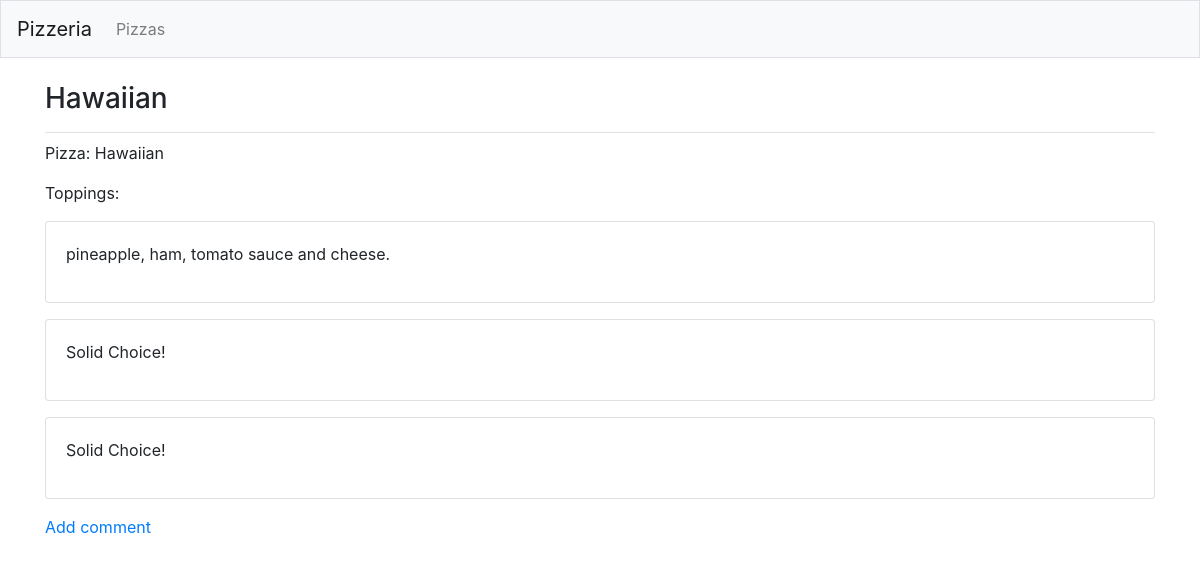
/pizzas/1/, run on the app's committed database.
### pizzas/models.py (models this page shows, shortened)
class Pizza(models.Model):
    text = models.CharField(max_length=200)
    date_added = models.DateTimeField(auto_now_add=True)
    def __str__(self):
        return self.text

class Topping(models.Model):
    pizza = models.ForeignKey(Pizza,on_delete=models.CASCADE)
    text = models.TextField()
    date_added = models.DateTimeField(auto_now_add=True)
    class Meta:
        verbose_name_plural = 'toppings'

### pizzas/views.py (the view)
# urls.py: path('pizzas/<int:pizza_id>/',views.pizza,name='pizza'),
def pizza(request,pizza_id):
    pizza = Pizza.objects.get(id=pizza_id)
    toppings = pizza.topping_set.order_by('date_added')
    context = {'pizza':pizza, 'toppings':toppings}
    return render(request,'pizzas/pizza.html', context)

### pizzas/templates/pizzas/pizza.html
{% extends "pizzas/base.html" %}
{% block page_header %}
<h3>{{ pizza }}</h3>
{% endblock page_header %}
{% block content %}
<p>Pizza: {{ pizza }}</p>
<p>Toppings:</p>
{% for topping in toppings %}
<div class="card mb-3">
<div class="card-body">
    {{ topping.text|linebreaks}}
</div>
</div>
{% empty %}
    <p>There are no toppings for this pizza yet.</p>
{% endfor %}
<p>
    <a href="{% url 'pizzas:comment' pizza.id %}">Add comment</a>
</p>
{% endblock content %}

### data on the page
Pizza: text "Hawaiian"
Topping: text "pineapple, ham, tomato sauce and cheese."
Topping: text "Solid Choice!"
Topping: text "Solid Choice!"
